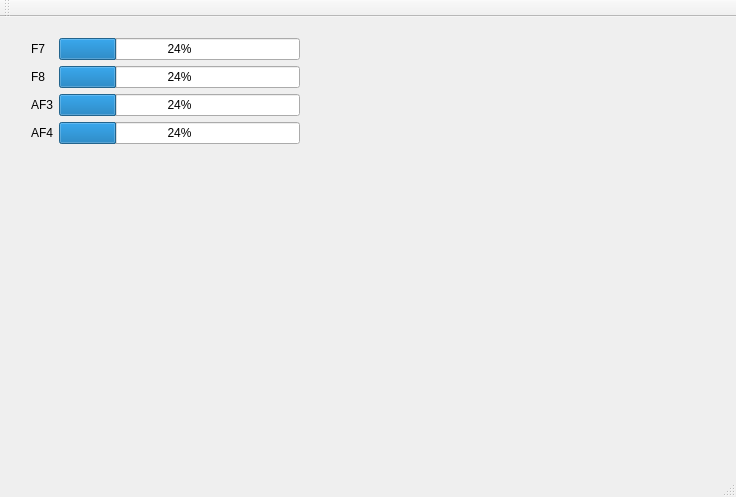
<?xml version="1.0" encoding="UTF-8"?>
<ui version="4.0">
 <class>MainWindow</class>
 <widget class="QMainWindow" name="MainWindow">
  <property name="geometry">
   <rect>
    <x>0</x>
    <y>0</y>
    <width>736</width>
    <height>497</height>
   </rect>
  </property>
  <property name="windowTitle">
   <string>MainWindow</string>
  </property>
  <widget class="QWidget" name="centralWidget">
   <widget class="QWidget" name="horizontalLayoutWidget">
    <property name="geometry">
     <rect>
      <x>600</x>
      <y>20</y>
      <width>83</width>
      <height>43</height>
     </rect>
    </property>
    <layout class="QHBoxLayout" name="horizontalLayout">
     <item>
      <widget class="QWidget" name="widget" native="true">
       <layout class="QHBoxLayout" name="horizontalLayout_2">
        <item>
         <layout class="QVBoxLayout" name="verticalLayout"/>
        </item>
        <item>
         <widget class="QLCDNumber" name="lcdNumber">
          <property name="smallDecimalPoint">
           <bool>true</bool>
          </property>
          <property name="mode">
           <enum>QLCDNumber::Dec</enum>
          </property>
          <property name="segmentStyle">
           <enum>QLCDNumber::Flat</enum>
          </property>
          <property name="value" stdset="0">
           <double>0.000000000000000</double>
          </property>
          <property name="intValue" stdset="0">
           <number>0</number>
          </property>
         </widget>
        </item>
       </layout>
      </widget>
     </item>
    </layout>
   </widget>
   <widget class="QWidget" name="formLayoutWidget">
    <property name="geometry">
     <rect>
      <x>20</x>
      <y>10</y>
      <width>291</width>
      <height>251</height>
     </rect>
    </property>
    <layout class="QFormLayout" name="contacts_form">
     <item row="0" column="0">
      <widget class="QLabel" name="f7_label">
       <property name="text">
        <string>F7</string>
       </property>
      </widget>
     </item>
     <item row="1" column="0">
      <widget class="QLabel" name="f8_label">
       <property name="text">
        <string>F8</string>
       </property>
      </widget>
     </item>
     <item row="2" column="0">
      <widget class="QLabel" name="af3_label">
       <property name="text">
        <string>AF3</string>
       </property>
      </widget>
     </item>
     <item row="3" column="0">
      <widget class="QLabel" name="af4_label">
       <property name="text">
        <string>AF4</string>
       </property>
      </widget>
     </item>
     <item row="0" column="1">
      <widget class="QProgressBar" name="f7_contact">
       <property name="value">
        <number>24</number>
       </property>
      </widget>
     </item>
     <item row="1" column="1">
      <widget class="QProgressBar" name="f8_contact">
       <property name="value">
        <number>24</number>
       </property>
      </widget>
     </item>
     <item row="2" column="1">
      <widget class="QProgressBar" name="af3_contact">
       <property name="value">
        <number>24</number>
       </property>
      </widget>
     </item>
     <item row="3" column="1">
      <widget class="QProgressBar" name="af4_contact">
       <property name="value">
        <number>24</number>
       </property>
      </widget>
     </item>
    </layout>
   </widget>
   <zorder>horizontalLayoutWidget</zorder>
   <zorder>widget</zorder>
   <zorder>horizontalLayoutWidget_2</zorder>
   <zorder>horizontalLayoutWidget_3</zorder>
   <zorder>horizontalLayoutWidget_4</zorder>
   <zorder>horizontalLayoutWidget_5</zorder>
   <zorder>horizontalLayoutWidget_6</zorder>
   <zorder>horizontalLayoutWidget_7</zorder>
   <zorder>formLayoutWidget</zorder>
  </widget>
  <widget class="QMenuBar" name="menuBar">
   <property name="geometry">
    <rect>
     <x>0</x>
     <y>0</y>
     <width>736</width>
     <height>20</height>
    </rect>
   </property>
  </widget>
  <widget class="QToolBar" name="mainToolBar">
   <attribute name="toolBarArea">
    <enum>TopToolBarArea</enum>
   </attribute>
   <attribute name="toolBarBreak">
    <bool>false</bool>
   </attribute>
  </widget>
  <widget class="QStatusBar" name="statusBar"/>
 </widget>
 <layoutdefault spacing="6" margin="11"/>
 <resources/>
 <connections/>
</ui>
